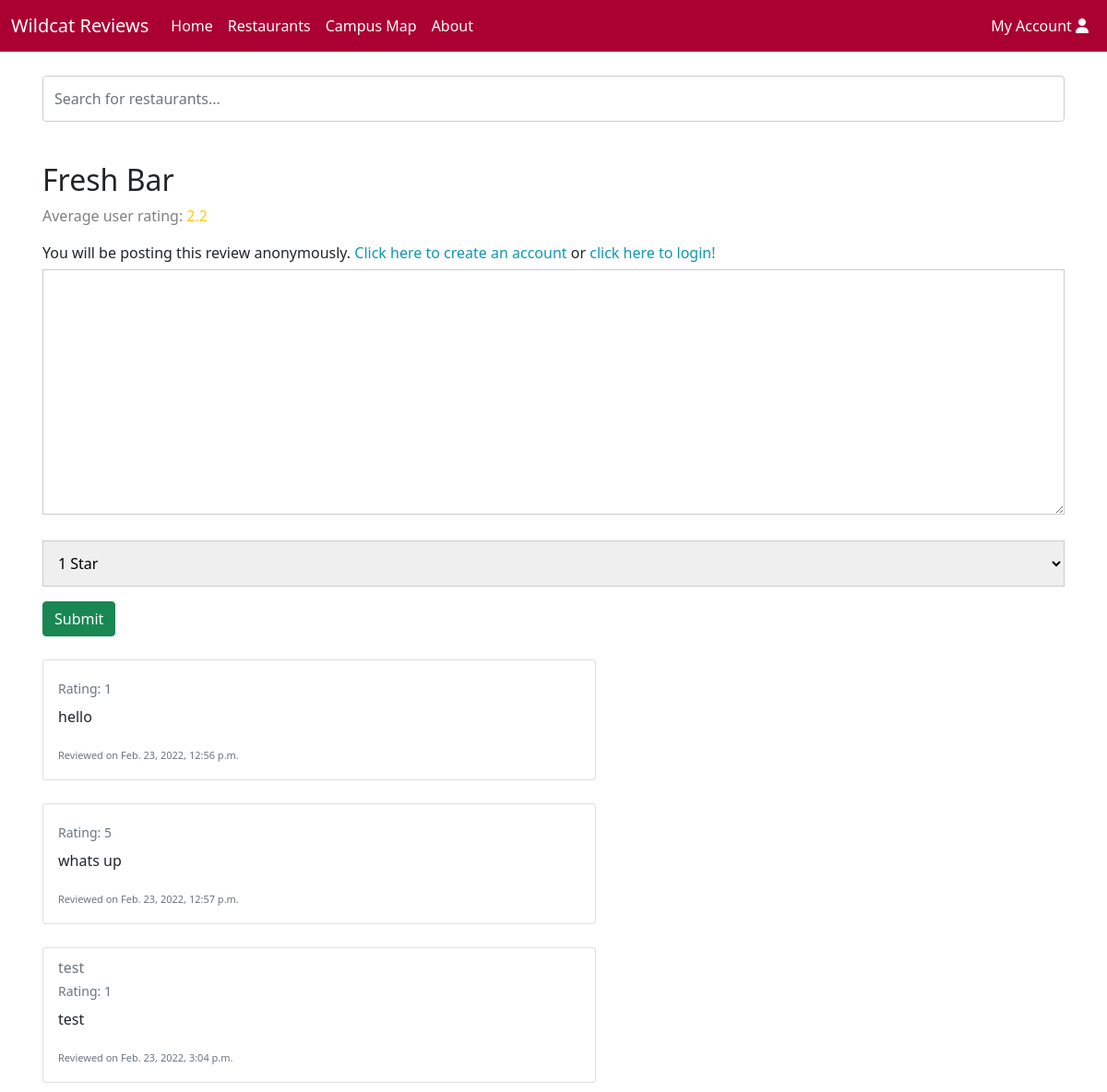
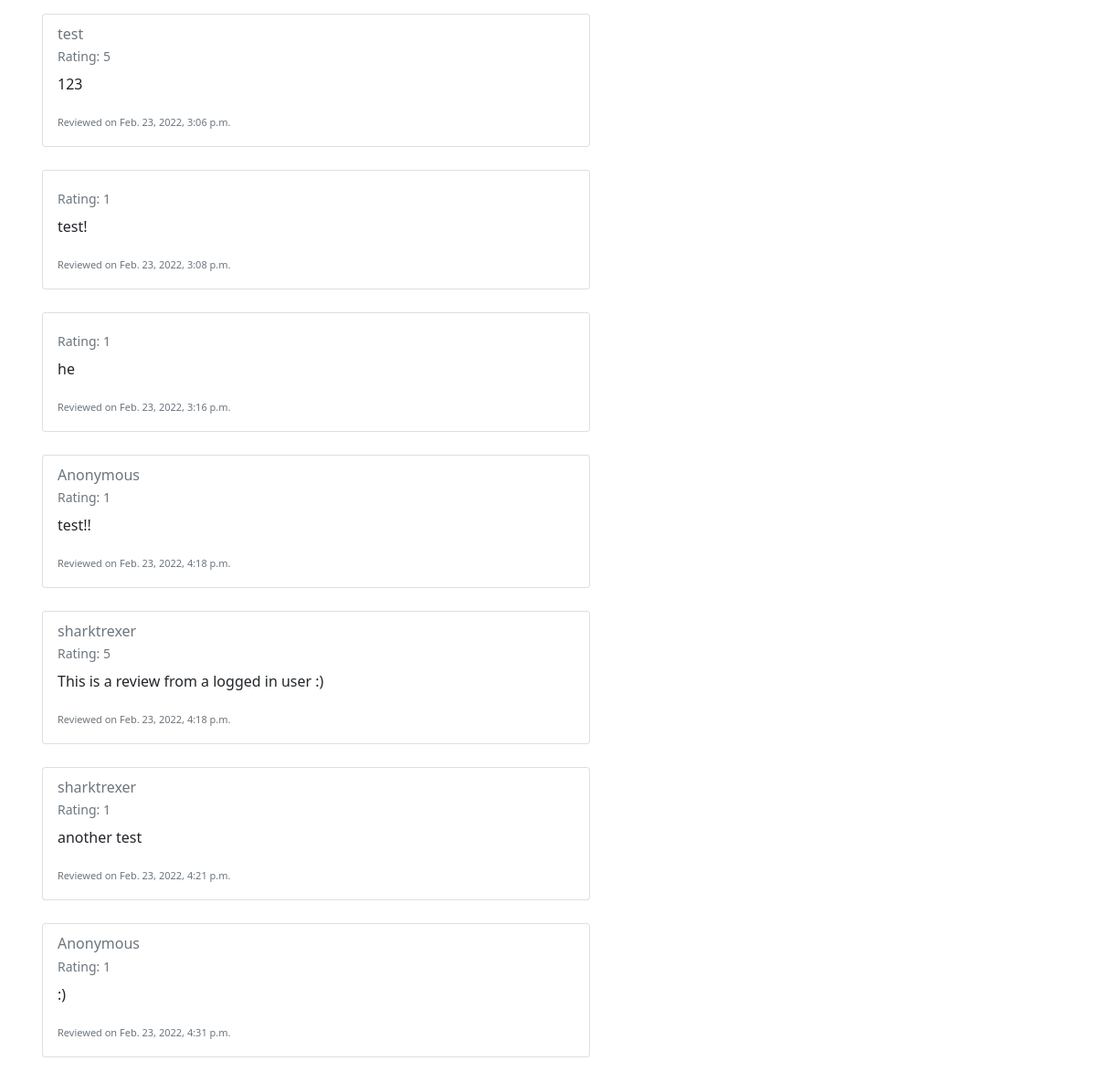
Page /restaurants/2 on the committed database (2 pictures, top to bottom).
### reviews/models.py (models this page shows, shortened)
class Restaurant(models.Model):
    name = models.CharField(max_length=200)
    description = models.CharField(max_length=200, default="description")
    location = models.CharField(max_length=200, default="location")
    style = models.CharField(max_length=30, default="Restaurant")
    tag = models.ManyToManyField(Tag, help_text='tags')
    def get_reviews(self):
        reviews = Review.objects.filter(resturaunt=self.id)
        if len(reviews) > 0: # if the restaurant has at least 1 review
            total = 0
            for review in reviews:
                total += review.rating
            return round(total/len(reviews),2)
        else:
            return 0

class Review(models.Model):
    resturaunt = models.ForeignKey(Restaurant, on_delete=models.CASCADE, null=True)
    date = models.DateTimeField( auto_now_add=True)
    username = models.CharField(max_length=200, default='user')
    text = models.CharField(max_length=3000)
    rating = models.PositiveSmallIntegerField(choices=RATINGS)

### reviews/views.py (the view)
# urls.py: path('restaurants/<int:restaurant_id>', views.RestaurantDetails, name='restaurant-detail'),
def RestaurantDetails(request, restaurant_id):
    restaurantObj = get_object_or_404(Restaurant, pk=restaurant_id)
    reviews = Review.objects.filter(resturaunt=restaurantObj)
    if request.method == 'POST':
        form = ReviewForm(request.POST)
        if form.is_valid():
            review = form.save(commit=False)
            if request.user.is_authenticated:
                review.username = request.user.username
            else:
                review.username = 'Anonymous'
            review.text = form.cleaned_data['text']
            review.rating = form.cleaned_data['rating']
            review.resturaunt = restaurantObj
            review.save()
            return HttpResponseRedirect(request.META.get('HTTP_REFERER'))
    else:
        form = ReviewForm()
    context = {
        'form': form,
        'restaurant': restaurantObj,
        'reviews': reviews,
    }
    return render(request, 'reviews/restaurant_details.html', context=context)

### reviews/forms.py
class ReviewForm(forms.ModelForm):
    username = forms.CharField(max_length=30, required=False)
    text = forms.CharField(max_length=1500, required=True, widget=forms.Textarea(attrs={'class':'textbox'}))
    rating = forms.ChoiceField(choices=RATINGS, required=True)
    class Meta:
        model = Review
        fields = ('username','text', 'rating')

### reviews/templates/reviews/restaurant_details.html (shortened to what this page needs)
{% extends "base_search.html" %}
{% block content %}
		<h2>{{ restaurant.name }}</h2>
    {% if restaurant.get_reviews > 2 and restaurant.get_reviews < 4 %}
      <p style="color: gray;"> Average user rating: <span style="color: #ffcc00">{{ restaurant.get_reviews }} </span></p>
    {% endif %}
    <form method="post">
      {% if user.is_authenticated %}
      <label>Logged in as: </label>
      <a href="{% url 'account' %}">{{ user.get_username }}</a>
      {% else %}
      <label>You will be posting this review anonymously. </label>
      <a href="{% url 'signup' %}">Click here to create an account</a>
      <label>or </label>
      <a href="{% url 'login'%}?next={{request.path}}">click here to login!</a>
      {% endif %}
      <td>{{ form.text }}</td>
      <br>
      <td>{{ form.rating }}</td>
      <button type="submit" class="btn btn-success">Submit</button>
    </form>
    {% if reviews %}
      {% for review in reviews %}
      <div style="padding-top: 25px;">
          <div class="card" style="width: 600px;">
            <div class="card-body">
              <h6 class="card-subtitle mb-2 text-muted"> {{ review.username }}</h6>
              <p class="card-subtitle mb-2 text-muted" style="font-size: 14px;">Rating: {{ review.rating }}</p>
              <p class="card-text">{{ review.text }}</p>
              <p class="card-text"><small class="text-muted" style="font-size: 11px;">Reviewed on {{ review.date }}</small></p>
            </div>
          </div>
        </div>
      {% endfor %}
    {% else %}
      <br>
      <p>There are no reviews for {{ restaurant.name }}. Add yours now!</p>
    {% endif %}
{% endblock %}

### reviews/static/css/style.css (style rules this page uses)
body, html { height: 100%; }
a:link { color: #1098ad; text-decoration: none; }
.card { box-shadow: 0 0px 0px 0 rgba(0, 0, 0, 0.2); transition: 0.3s; }
* { box-sizing: border-box; }
input[type="text"], select, textarea { width: 100%; padding: 12px; border: 1px solid #ccc; margin-top: 6px; margin-bottom: 16px; resize: vertical; }

### rows in the picture
Restaurant: name "Fresh Bar", get_reviews "2.2"
Review: rating "1", text "hello", date "Feb. 23, 2022, 12:56 p.m."
Review: rating "5", text "whats up", date "Feb. 23, 2022, 12:57 p.m."
Review: username "test", rating "1", text "test", date "Feb. 23, 2022, 3:04 p.m."
Review: username "test", rating "5", text "123", date "Feb. 23, 2022, 3:06 p.m."
Review: rating "1", text "test!", date "Feb. 23, 2022, 3:08 p.m."
Review: rating "1", text "he", date "Feb. 23, 2022, 3:16 p.m."
Review: username "Anonymous", rating "1", text "test!!", date "Feb. 23, 2022, 4:18 p.m."
Review: username "sharktrexer", rating "5", text "This is a review from a logged in user :)", date "Feb. 23, 2022, 4:18 p.m."
Review: username "sharktrexer", rating "1", text "another test", date "Feb. 23, 2022, 4:21 p.m."
Review: username "Anonymous", rating "1", text ":)", date "Feb. 23, 2022, 4:31 p.m."
